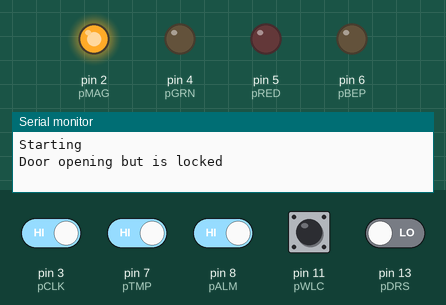
This sketch was run on a simulated Arduino Uno, built with avr-gcc and run on an emulated ATmega328P. On the bench: output pins drawn as LEDs (lit = HIGH), the last lines printed to the serial monitor. The inputs (shaded band) are chosen by the test bench; at power-on: pin 3 (pCLK), pin 7 (pTMP), pin 8 (pALM), pin 11 (pWLC) HIGH, pin 13 (pDRS) LOW.

Above: at 1.2 s.
1.3 s: pin 3 (pCLK) driven LOW
At 2.4 s:
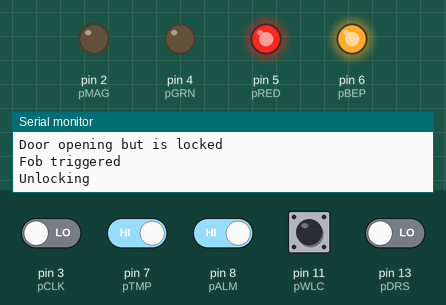
2.9 s: pin 7 (pTMP) driven LOW
At 3.7 s:
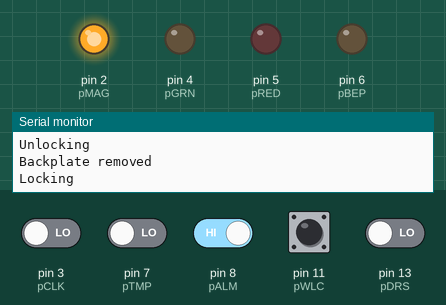
4.5 s: pin 8 (pALM) driven LOW
At 4.9 s:
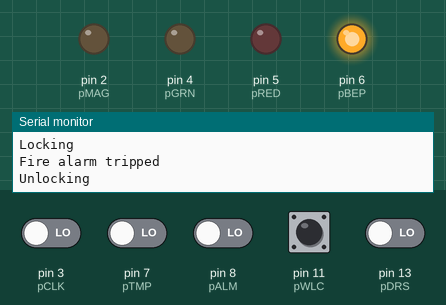
7.7 s: pin 13 (pDRS) driven HIGH
At 8.7 s:
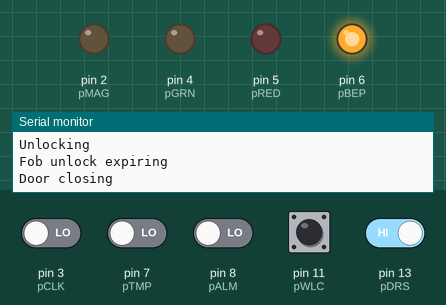
9.2 s: pin 8 (pALM) driven HIGH
At 9.8 s:
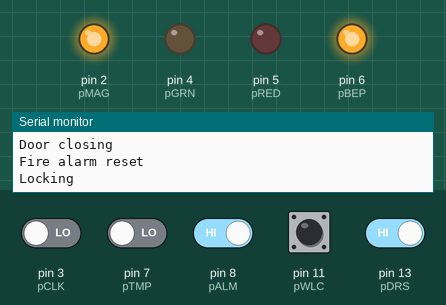
Timing chart, 0 to 11.8 s (numbered marks = the images above; inputs shaded):
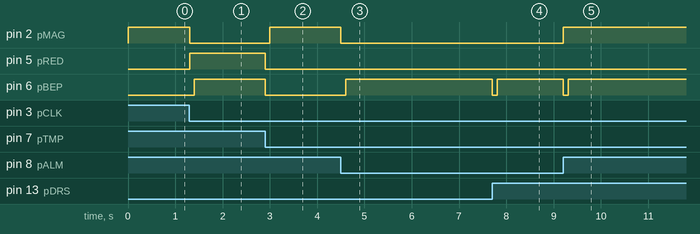

Measured:
- after the input at 1.3 s, pin 2 (pMAG): HIGH → LOW at once; pin 5 (pRED): LOW → HIGH at once; pin 6 (pBEP): LOW → HIGH after 0.10 s
- after the input at 2.9 s, pin 2 (pMAG): LOW → HIGH after 0.10 s; pin 5 (pRED), pin 6 (pBEP): HIGH → LOW at once
- after the input at 4.5 s, pin 2 (pMAG): HIGH → LOW at once; pin 6 (pBEP): LOW → HIGH after 0.10 s
- after the input at 7.7 s, pin 6 (pBEP): HIGH → LOW at once, → HIGH 0.10 s later
- after the input at 9.2 s, pin 2 (pMAG): LOW → HIGH at once; pin 6 (pBEP): HIGH → LOW at once, → HIGH 0.10 s later

The sketch:

wieganduino.ino
```cpp
// Fob reader pinout
#define pBEP 6  // YELLOW
#define pGRN 4  // ORANGE
#define pRED 5  // BROWN
#define pHLD -1 // BLUE
#define pIO1 -1 // RED/GREEN
#define pIO2 -1 // TAN
#define pIO3 -1 // PINK
#define pIO4 -1 // GRAY
#define pTMP 7  // VIOLET
#define pCLK 3  // WHT
#define iCLK 1  // WHT 3 -> 1
#define pDTA 12 // GREEN

#define pDRS 13 // Door state senor
#define pWLC 11 // Wheelchair button
#define pMAG 2  // Magstrike control
#define pALM 8  // The fire alarm

#define msLoop 100            // ms per control loop

#define msWheelchairLim 20000 // ms until wheelchair button is irrelevant
#define msFobHold 500         // ms until we should not cluck again
#define msFobLim 5000         // ms until the Fob reader is irrelevant
#define msUnlockCooldown 1000 // ms until we are allowed to unlock after a lock event

int msWheelchair; // ms left until wheelchair resets
int msFob;        // ms until fob resets
int msSinceLock;  // ms since the door was locked

int lockState;    // 1=door is locked         0=door is unlocked
int doorState;    // 1=door is open           0=door is closed
int fireState;    // 1=building is on fire    0=building is extinguished
int tamperState;  // 1=device is opened       0=device is sealed

int noteBeep;

void setup() {
  Serial.begin(9600);
  Serial.println("Starting");

  pinMode(pBEP, OUTPUT);  // Beep
  pinMode(pGRN, OUTPUT);  // Green LED
  pinMode(pRED, OUTPUT);  // Red LED
  pinMode(pMAG, OUTPUT);  // Magstrike relay control

  pinMode(pTMP, INPUT);   // Tamper evident sensor
  pinMode(pCLK, INPUT);   // Weigand clock
  pinMode(pDTA, INPUT);   // Weigand data
  pinMode(pIO1, INPUT);   // Prox card data
  pinMode(pIO2, INPUT);   // Prox card date
  pinMode(pIO3, INPUT);   // Prox card data
  pinMode(pIO4, INPUT);   // Prox card date

  pinMode(pDRS, INPUT);   // Door state
  pinMode(pWLC, INPUT);   // Door state
  pinMode(pALM, INPUT);   // Fire alarm state

  digitalWrite(pGRN, HIGH);
  digitalWrite(pRED, HIGH);
  digitalWrite(pBEP, HIGH);

  // Set default states
  fireState = 0;    // No fire
  doorState = 0;    // Door closed
  tamperState = 0;  // No tamper
  lockState = 0;    // Locked
  msFob = 0;        // Fob not active
  msWheelchair = 0; // Wheelchair button not active

  noteBeep = 0;

  attachInterrupt(iCLK, unlockFob, FALLING);  // On Fob activation, cluck
}

void blinkenlight(int n=1)
{
  digitalWrite(pRED, HIGH);
  for (int i = 0; i < n; i++)
  {
    // Red + No Beep
    digitalWrite(pGRN, LOW);
    digitalWrite(pBEP, LOW);
    delay(500);
    // Orange + Beep
    digitalWrite(pGRN, HIGH);
    digitalWrite(pBEP, HIGH);
    delay(500);
  }
}

void unlockFob()
{
  if (msSinceLock == 0)
  { // Avoid transient clock registration
    if (msFob < msFobLim) // Avoid duplication
    {
      Serial.println("Fob triggered");
      msFob = msFobLim;
    }
  }
}

void loop() {
  noteBeep=0;

  // Keep track of the time since the last lock event
  msSinceLock -= msLoop;
  if (msSinceLock < 0) {msSinceLock=0;}

  // Keep track of time on the wheelchair button
  if (digitalRead(pWLC)==0)
  { // If the wheelchair button is being pressed
    if (msWheelchair == 0)
      { Serial.println("Wheelchair button pressed"); }
    msWheelchair = msWheelchairLim;
  }

  if (digitalRead(pALM)==0)
  { // If the fire alarm is tripped
    if (fireState==0) { Serial.println("Fire alarm tripped"); }
    fireState = 1;
  }
  else
  { // if the fire alarm is off
    if (fireState==1) { Serial.println("Fire alarm reset"); }
    fireState = 0;
  }

  if ((msWheelchair <= msLoop) & (msWheelchair > 0)) { Serial.println("Wheelchair unlock expiring"); }
  msWheelchair -= msLoop;
  if (msWheelchair < 0) {msWheelchair=0;}

  // Keep track of time on the fob
  if ((msFob <= msLoop) & (msFob > 0)){ Serial.println("Fob unlock expiring"); }
  msFob -= msLoop;
  if (msFob < 0) {msFob=0;}

  // Check if the door should be locked
  if (( (msWheelchair > 0) | (msFob > 0) | (fireState > 0) )
       & ((tamperState==0) | (fireState>0)) // Uncomment to forbid unlocking while tampered
       //& (doorState==0)  // Uncomment to forbid unlocking while door is open
      )
  { // Unlocked
    if (lockState==0) {Serial.println("Unlocking"); noteBeep=1;}  // On transition
    lockState = 1;
    digitalWrite(pGRN, LOW);  // Green on
    digitalWrite(pRED, HIGH); // Red off
    digitalWrite(pBEP, HIGH); // No beep
    digitalWrite(pMAG, LOW); // Unlock
  }
  else
  { // Locked
    if (lockState==1)
      {Serial.println("Locking"); noteBeep=1; msSinceLock=msUnlockCooldown;
    }  // On transition
    lockState = 0;
    digitalWrite(pGRN, HIGH); // Green off
    digitalWrite(pRED, LOW);  // Red on
    digitalWrite(pBEP, HIGH); // No beep
    digitalWrite(pMAG, HIGH);  // Lock
  }

  // Check whether the door is open
  // n.b., the switch is 0 when door is open, 1 when door is closed
  // but this program's logic is inverted (1 when open, 0 when closed)
  if (digitalRead(pDRS)==1)
  {
    if (doorState==1){ Serial.println("Door closing");noteBeep = 1; }
    doorState=0;
  }
  else
  {
    if (doorState==0){
      if (lockState==0) { Serial.println("Door opening but is locked"); }
      else { Serial.println("Door opening and is unlocked"); }
      noteBeep = 1;
    }
    doorState=1;
  }

  if (doorState > lockState)
  { // If the door is forced open
    digitalWrite(pGRN, LOW); // Green on
    digitalWrite(pRED, LOW); // Red on (orange)
    digitalWrite(pBEP, LOW); // Beep continuously
  }

  if(digitalRead(pTMP)==0)
  { // Again, we swap normally open vs normally closed
    // If the backplate has been removed
    if (tamperState==0) {Serial.println("Backplate removed");noteBeep = 1;}
    tamperState = 1;
    digitalWrite(pGRN, LOW); // Green on
    digitalWrite(pRED, LOW); // Red on (orange)
    //digitalWrite(pBEP, LOW); // Beep continuously
  }
  else
  {
    // If the backplate is in place
    if (tamperState==1) {Serial.println("Backplate replaced");noteBeep = 1;}
    tamperState = 0;
  }

  if (noteBeep==1) { digitalWrite(pBEP, LOW); }

  delay(msLoop);
}

// Fob reader
// Contact censor
// Fire alarm
// Wheelchair exit
// Magstrike
```
